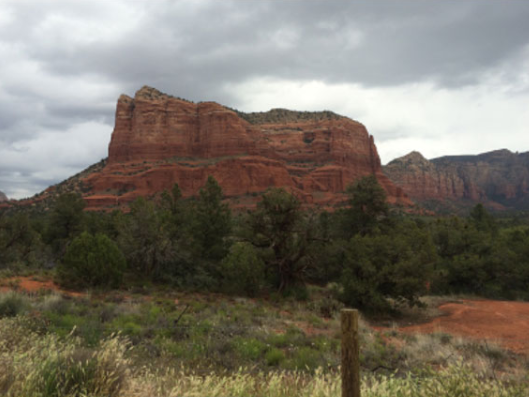
#> input picture RANSAC implementation and Image Stitching/left.jpg, 529 x 397 px
$ python image_stitching.py
#> lines starting #> are read from the running program, lines starting #| are printed output that depends on the picture
"""
Image Stitching Problem
(Due date: Oct. 23, 3 P.M., 2019)
The goal of this task is to stitch two images of overlap into one image.
To this end, you need to find feature points of interest in one image, and then find
the corresponding ones in another image. After this, you can simply stitch the two images
by aligning the matched feature points.
For simplicity, the input two images are only clipped along the horizontal direction, which
means you only need to find the corresponding features in the same rows to achieve image stiching.

Do NOT modify the code provided to you.
You are allowed use APIs provided by numpy and opencv, except “cv2.findHomography()” and
APIs that have “stitch”, “Stitch”, “match” or “Match” in their names, e.g., “cv2.BFMatcher()” and
“cv2.Stitcher.create()”.
"""
import cv2
import numpy as np
import random

def solution(left_img, right_img):
    """
    :param left_img:
    :param right_img:
    :return: you need to return the result image which is stitched by left_img and right_img
    """
    good_matches_array = []
    MIN_MATCH_COUNT = 10
    left_img = cv2.resize(left_img, (0, 0), fx=1, fy=1)
    right_img = cv2.resize(right_img, (0, 0), fx=1, fy=1)
    left_image_gray = cv2.cvtColor(left_img, cv2.COLOR_BGR2GRAY)
    right_image_gray = cv2.cvtColor(right_img, cv2.COLOR_BGR2GRAY)
    sift = cv2.xfeatures2d_SIFT.create()

    # finding the key points and descriptors with SIFT
    kp_right, des_right = sift.detectAndCompute(right_image_gray, None)
    kp_left, des_left = sift.detectAndCompute(left_image_gray, None)
    right_keypoints = cv2.drawKeypoints(right_img, kp_right, None)
    # cv2.imwrite('results/right_keypoints.jpg', right_img)
    left_keypoints = cv2.drawKeypoints(left_img, kp_left, None)
    # cv2.imwrite('results/left_keypoints.jpg', left_img)

    match = cv2.BFMatcher()
    matches = match.knnMatch(des_right, des_left, k=2)

    for m, n in matches:
        if m.distance < 0.5 * n.distance:
            good_matches_array.append(m)
    draw_params = dict(matchColor=(0, 255, 0),
                       singlePointColor=None,
                       flags=2)
    img3 = cv2.drawMatches(right_img, kp_right, left_img, kp_left, good_matches_array, None, **draw_params)
    # cv2.imwrite("results/image_drawMatches.jpg", img3)

    # find homography
    if len(good_matches_array) > 10:
        src_pts = np.float32([kp_right[m.queryIdx].pt for m in good_matches_array]).reshape(-1, 1, 2)
        dst_pts = np.float32([kp_left[m.trainIdx].pt for m in good_matches_array]).reshape(-1, 1, 2)
        M, mask = cv2.findHomography(src_pts, dst_pts, cv2.RANSAC, 5.0)
        matchesMask = mask.ravel().tolist()
        h, w = right_image_gray.shape
        pts = np.float32([[0, 0], [0, h - 1], [w - 1, h - 1], [w - 1, 0]]).reshape(-1, 1, 2)
        dst = cv2.perspectiveTransform(pts, M)
        left_image_gray = cv2.polylines(left_image_gray, [np.int32(dst)], True, 255, 3, cv2.LINE_AA)
    else:
        print("Not enough matches are found - {}/{}".format(len(good_matches_array), MIN_MATCH_COUNT))
        matchesMask = None

    # stitching the image
    stitched_img = cv2.warpPerspective(right_img, M, (left_img.shape[1] + right_img.shape[1], left_img.shape[0]))
    stitched_img[0:left_img.shape[0], 0:left_img.shape[1]] = left_img
    return stitched_img

    # raise NotImplementedError


if __name__ == "__main__":
    left_img = cv2.imread('left.jpg')
#> left_img is the input picture: shape (397, 529, 3); mean B, G, R 101.4, 112.9, 118.8
    right_img = cv2.imread('right.jpg')
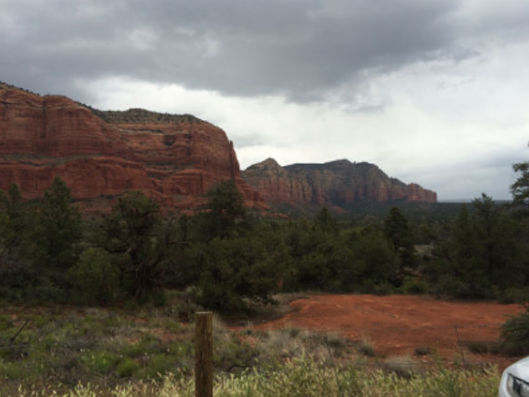
#> input picture RANSAC implementation and Image Stitching/right.jpg, 529 x 397 px
#> right_img is the input picture: shape (397, 529, 3); mean B, G, R 97.1, 105.1, 110.5
    result_image = solution(left_img, right_img)
#> in solution, `left_image_gray = cv2.cvtColor(left_img, cv2.COLOR_BGR2GRAY)`:
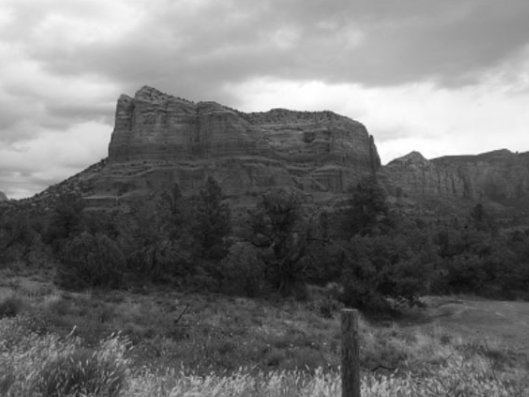
#> left_image_gray: shape (397, 529); min 7, max 255, mean 113.4
#> in solution, `right_image_gray = cv2.cvtColor(right_img, cv2.COLOR_BGR2GRAY)`:
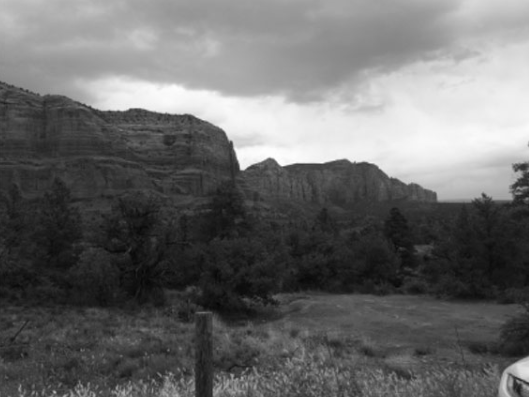
#> right_image_gray: shape (397, 529); min 5, max 254, mean 105.8
#> (the run stopped early here; a loop or call above may not have finished)
